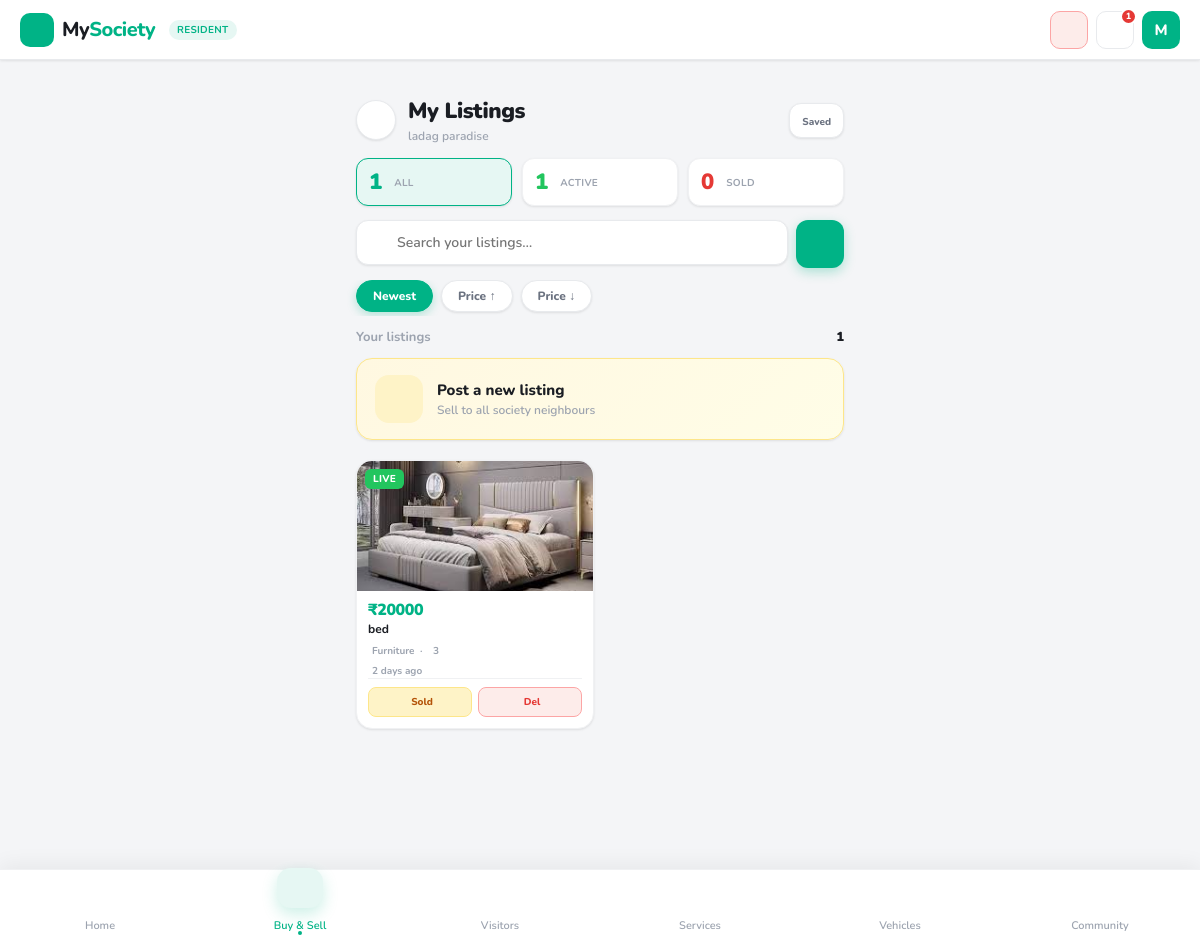
The page /marketplace/my/ (signed in) on the database as committed earlier.
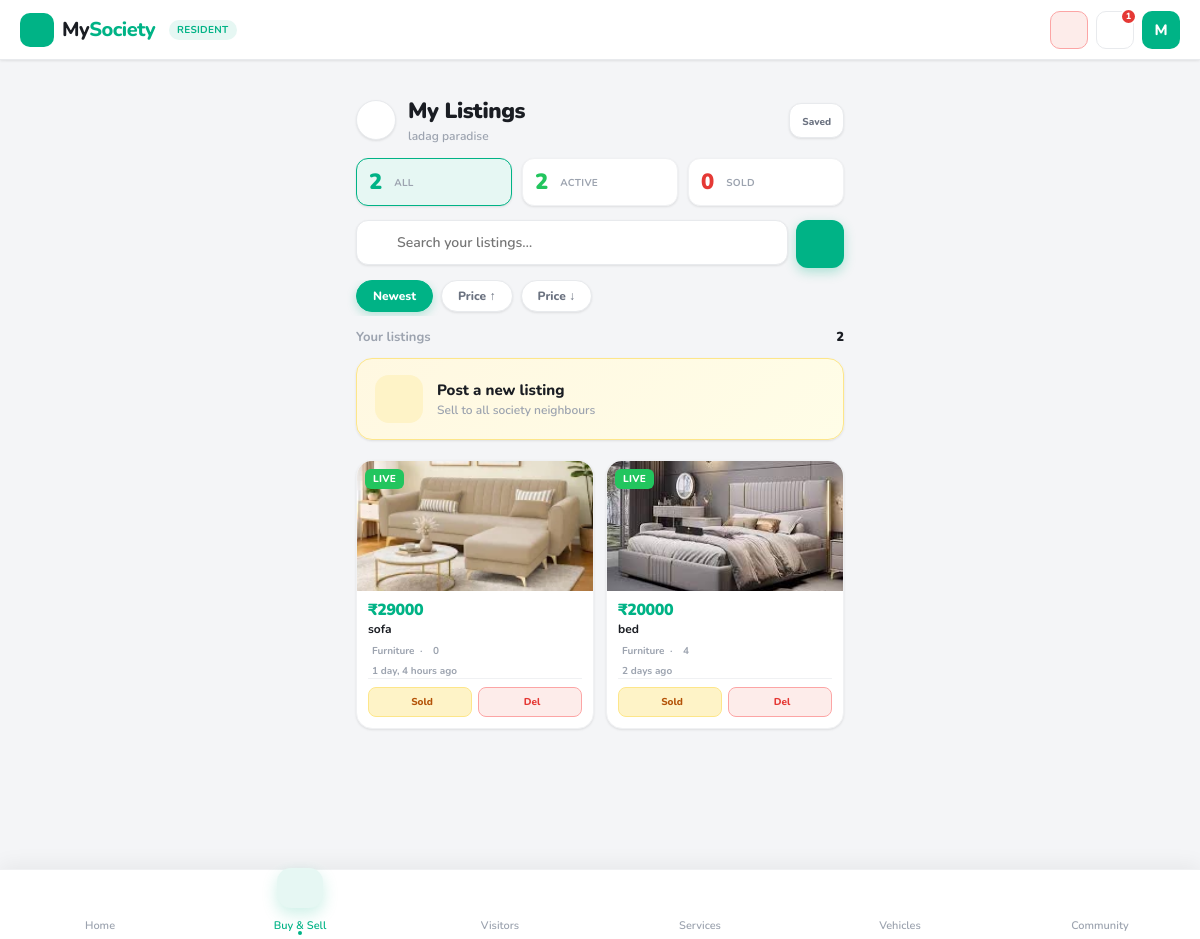
The same page on the database as committed later.
### core/models.py (models this page shows, shortened)
class UserProfile(models.Model):
    ROLE_CHOICES = (
        ('resident', 'Resident'),
        ('guard', 'Guard'),
        ('guard_admin', 'Guard Admin'),
        ('society_admin', 'Society Admin'),
        ('admin', 'Super Admin'),
        ('service_provider', 'Service Provider'),
    )
    STATUS_CHOICES = (
        ('pending', 'Pending'),
        ('approved', 'Approved'),
        ('rejected', 'Rejected'),
    )
    user = models.OneToOneField(User, on_delete=models.CASCADE)
    role = models.CharField(
        max_length=20,
        choices=ROLE_CHOICES
    )
    society = models.ForeignKey(
        Society,
        on_delete=models.SET_NULL,
        null=True,
        blank=True
    )
    apartment = models.ForeignKey(
        Apartment,
        on_delete=models.SET_NULL,
        null=True,
        blank=True
    )
    phone = models.CharField(max_length=15)
    address = models.TextField(blank=True)
    photo       = models.ImageField(upload_to='profiles/photos/',   null=True, blank=True)
    cover_photo = models.ImageField(upload_to='profiles/covers/',   null=True, blank=True)
    work        = models.CharField(max_length=200, blank=True)
    hometown    = models.CharField(max_length=200, blank=True)
    interests   = models.CharField(max_length=500, blank=True,
                                   help_text="Comma-separated list, e.g. Music, Travel, Cricket")
    status = models.CharField(
        max_length=20,
        choices=STATUS_CHOICES,
        default='pending'
    )
    class Meta:
        indexes = [
            models.Index(fields=["role", "status"]),
        ]

class Society(models.Model):
    name = models.CharField(max_length=150)
    address = models.TextField()
    city = models.CharField(max_length=100)
    state = models.CharField(max_length=100)
    society_code = models.CharField(
        max_length=10,
        unique=True,
        editable=False
    )
    created_by = models.ForeignKey(
        User,
        on_delete=models.CASCADE,
        related_name="created_societies"
    )
    is_active = models.BooleanField(default=True)
    created_at = models.DateTimeField(auto_now_add=True)

class Listing(models.Model):
    CATEGORY_CHOICES = [
        ('furniture',   'Furniture'),
        ('food',        'Food'),
        ('services',    'Services'),
        ('home-decor',  'Home Decor'),
        ('electronics', 'Electronics'),
        ('vehicles',    'Vehicles'),
        ('kids-items',  'Kids Items'),
        ('others',      'Others'),
    ]
    STATUS_CHOICES = [
        ('active',   'Active'),
        ('sold',     'Sold'),
        ('inactive', 'Inactive'),
    ]
    society  = models.ForeignKey('Society',   on_delete=models.CASCADE, related_name='listings')
    seller   = models.ForeignKey(User,        on_delete=models.CASCADE, related_name='listings')
    apartment = models.ForeignKey('Apartment', on_delete=models.SET_NULL, null=True, blank=True, related_name='listings')
    category      = models.CharField(max_length=30, choices=CATEGORY_CHOICES, db_index=True)
    title         = models.CharField(max_length=200)
    description   = models.TextField(blank=True)
    price         = models.DecimalField(max_digits=10, decimal_places=2, default=0)
    is_free       = models.BooleanField(default=False)
    is_negotiable = models.BooleanField(default=False)
    contact_number = models.CharField(max_length=15, blank=True)
    image  = models.ImageField(upload_to='marketplace/', null=True, blank=True)
    status = models.CharField(max_length=20, choices=STATUS_CHOICES, default='active', db_index=True)
    views_count     = models.PositiveIntegerField(default=0)
    shortlist_count = models.PositiveIntegerField(default=0)
    created_at = models.DateTimeField(auto_now_add=True)
    updated_at = models.DateTimeField(auto_now=True)
    class Meta:
        ordering = ['-created_at']
        indexes  = [
            models.Index(fields=['society', 'status']),
            models.Index(fields=['category', 'status']),
        ]

### core/views.py (the view)
# urls.py: path('marketplace/my/',                views.my_listings,               name='my_listings'),
@login_required(login_url='login')
def my_listings(request):
    from .models import Listing
    _profile, user_society, _apt = _get_user_profile(request.user)
    q         = request.GET.get('q', '').strip()
    status    = request.GET.get('status', '')       # 'active' | 'sold' | ''
    category  = request.GET.get('category', '')
    sort      = request.GET.get('sort', 'newest')
    min_price = request.GET.get('min_price', '')
    max_price = request.GET.get('max_price', '')
    qs = (
        Listing.objects
        .filter(seller=request.user)
        .select_related('seller', 'society')
    )
    if q:
        qs = qs.filter(Q(title__icontains=q) | Q(description__icontains=q))
    if status in ('active', 'sold'):
        qs = qs.filter(status=status)
    if category:
        qs = qs.filter(category=category)
    qs = _price_filter(qs, min_price, max_price)
    if sort == 'price_asc':   qs = qs.order_by('price')
    elif sort == 'price_desc': qs = qs.order_by('-price')
    else:                       qs = qs.order_by('-created_at')
    context = {
        'listings':         qs,
        'society_name':     user_society.name if user_society else 'Your Society',
        'search_query':     q,
        'current_status':   status,
        'current_category': category,
        'current_sort':     sort,
        'min_price':        min_price,
        'max_price':        max_price,
        'categories':       _build_categories(),
        'total_count':      Listing.objects.filter(seller=request.user).count(),
        'active_count':     Listing.objects.filter(seller=request.user, status='active').count(),
        'sold_count':       Listing.objects.filter(seller=request.user, status='sold').count(),
        'CATEGORY_META':    CATEGORY_META,
    }
    return render(request, 'my_listings.html', context)

### templates/my_listings.html (shortened to what this page needs)
{% extends "base.html" %}
{% block nav_marketplace %}active{% endblock %}
{% block content %}
<div class="ml-page">
  <div class="ml-topbar">
    <a href="{% url 'marketplace' %}" class="back-btn" aria-label="Back">
    </a>
    <div class="ml-topbar-title">
      <h2>My Listings</h2>
      <p>{{ society_name }}</p>
    </div>
    <a href="{% url 'my_shortlists' %}" style="display:flex;flex-direction:column;align-items:center;gap:3px;background:var(--surface);border:1.5px solid var(--border);border-radius:var(--radius-md);padding:8px 12px;cursor:pointer;text-decoration:none;color:var(--text-secondary);box-shadow:var(--shadow-sm);">
      <span style="font-size:10px;font-weight:800;">Saved</span>
    </a>
  </div>
  <div class="stats-strip">
    <a href="?status=&sort={{ current_sort }}&q={{ search_query }}&category={{ current_category }}"
       class="stat-card {% if not current_status %}active{% endif %}">
      <div class="stat-num">{{ total_count }}</div>
      <div class="stat-label">All</div>
    </a>
    <a href="?status=active&sort={{ current_sort }}&q={{ search_query }}&category={{ current_category }}"
       class="stat-card {% if current_status == 'active' %}active{% endif %}">
      <div class="stat-num" style="color:#22c55e;">{{ active_count }}</div>
      <div class="stat-label">Active</div>
    </a>
    <a href="?status=sold&sort={{ current_sort }}&q={{ search_query }}&category={{ current_category }}"
       class="stat-card {% if current_status == 'sold' %}sold-active{% endif %}">
      <div class="stat-num" style="color:var(--sos);">{{ sold_count }}</div>
      <div class="stat-label">Sold</div>
    </a>
  </div>
  <form method="get" id="searchForm" class="ml-search">
    <div class="ml-search-wrap">
      <input type="text" name="q" value="{{ search_query }}"
             placeholder="Search your listings…"
             oninput="debounceSearch(this)">
    </div>
    <button type="button" class="ml-filter-btn" onclick="openModal('filterModal')" aria-label="Filter">
    </button>
  </form>
  <div class="sort-pills">
    <a class="sort-pill {% if current_sort == 'newest' or not current_sort %}active{% endif %}"
       href="?sort=newest&status={{ current_status }}&q={{ search_query }}&category={{ current_category }}">Newest</a>
    <a class="sort-pill {% if current_sort == 'price_asc' %}active{% endif %}"
       href="?sort=price_asc&status={{ current_status }}&q={{ search_query }}&category={{ current_category }}">Price ↑</a>
    <a class="sort-pill {% if current_sort == 'price_desc' %}active{% endif %}"
       href="?sort=price_desc&status={{ current_status }}&q={{ search_query }}&category={{ current_category }}">Price ↓</a>
  </div>
  <div class="count-strip">
    <span class="count-label">
      {% if search_query %}Results for "{{ search_query }}"{% else %}Your listings{% endif %}
    </span>
    <span class="count-num" id="countNum">{{ listings|length }}</span>
  </div>
  <div class="post-cta" onclick="window.location.href='{% url 'marketplace' %}'">
    <div style="width:48px;height:48px;border-radius:14px;background:#fef3c7;display:flex;align-items:center;justify-content:center;font-size:24px;flex-shrink:0;">
    </div>
    <div style="flex:1;">
      <div style="font-size:15px;font-weight:800;color:var(--text-primary);">Post a new listing</div>
      <div style="font-size:12px;color:var(--text-muted);font-weight:600;margin-top:2px;">Sell to all society neighbours</div>
    </div>
  </div>
  {% if listings %}
  <div class="ml-grid" id="listingsGrid">
    {% for item in listings %}
    <div class="listing-card" id="card-{{ item.id }}">
      <div class="lc-img">
        {% if item.image %}
          <img src="{{ item.image.url }}" alt="{{ item.title }}">
        {% endif %}
        {% if item.is_free or item.price == 0 %}
          <div class="lc-badge free-b">FREE</div>
        {% elif item.status == 'sold' %}
          <div class="lc-badge sold-b">SOLD</div>
        {% else %}
          <div class="lc-badge active-b">LIVE</div>
        {% endif %}
      </div>
      <div class="lc-body">
        <div class="lc-price">
          {% if item.is_free or item.price == 0 %}FREE
          {% else %}₹{{ item.price|floatformat:0 }}{% endif %}
        </div>
        <div class="lc-title">{{ item.title }}</div>
        <div class="lc-meta">
          {{ item.get_category_display }}
          &nbsp;·&nbsp;
          {{ item.views_count }}
        </div>
        <div class="lc-meta" style="margin-bottom:0;">
          {{ item.created_at|timesince }} ago
        </div>
        <div class="lc-actions">
          {% if item.status == 'active' %}
          <button class="lc-action-btn sold-btn" onclick="confirmSold({{ item.id }}, '{{ item.title|escapejs }}')">
            <iconify-icon icon="mdi:check-circle-outline" width="13"></iconify-icon>Sold
          </button>
          {% endif %}
          <button class="lc-action-btn del" onclick="confirmDelete({{ item.id }}, '{{ item.title|escapejs }}')">
            <iconify-icon icon="mdi:trash-can-outline" width="13"></iconify-icon>Del
          </button>
        </div>
      </div>
    </div>
    {% endfor %}
  </div>
  {% endif %}
</div>
{% endblock %}

### templates/base.html (shortened to what this page needs)
<!DOCTYPE html>
<html lang="en">
<head>
</head>
<body>
    <header class="header">
        <div class="header-content">
            <a href="" class="logo">
                <div class="logo-icon">
                </div>
                <span class="logo-text">My<span>Society</span></span>
                {% if current_role %}
                <span class="role-badge">{{ current_role }}</span>
                {% endif %}
            </a>
            <div class="header-actions">
                <div class="sos-btn" title="Emergency SOS" onclick="sendSOS()">
                    <span class="iconify" data-icon="mdi:alarm-light-outline"></span>
                </div>
                <a href="{% url 'resident_notifications' %}" class="hdr-btn" title="Notifications">
                    <span class="iconify" data-icon="mdi:bell-outline"></span>
                    {% if notification_count > 0 %}
                    <div class="notif-badge">{{ notification_count }}</div>
                    {% endif %}
                </a>
                <a href="{% url 'profile' %}" class="avatar-btn" title="My Profile">
                    {{ current_user.username|slice:":1"|upper }}
                </a>
            </div>
        </div>
    </header>
    <main class="main-content">
        {% block content %}{% endblock %}
    </main>
    <nav class="bottom-nav">
        {% if current_role == "resident" %}
            <a href="{% url 'resident_dashboard' %}"
               class="nav-item {% block nav_home %}{% endblock %}">
                <div class="nav-icon">
                    <span class="iconify" data-icon="mdi:home-variant-outline"></span>
                </div>
                <span>Home</span>
            </a>
            <a href="{% url 'marketplace' %}"
            class="nav-item {% block nav_marketplace %}{% endblock %}">
                <div class="nav-icon">
                    <span class="iconify" data-icon="mdi:storefront-outline"></span>
                </div>
                <span>Buy &amp; Sell</span>
            </a>
            <a href="{% url 'resident_visitors' %}"
               class="nav-item {% block nav_visitors %}{% endblock %}">
                <div class="nav-icon">
                    <span class="iconify" data-icon="mdi:account-multiple-outline"></span>
                </div>
                <span>Visitors</span>
            </a>
            <a href="{% url 'resident_services' %}"
               class="nav-item {% block nav_services %}{% endblock %}">
                <div class="nav-icon">
                    <span class="iconify" data-icon="mdi:wrench-outline"></span>
                </div>
                <span>Services</span>
            </a>
            <a href="{% url 'resident_vehicles' %}"
               class="nav-item {% block nav_vehicles %}{% endblock %}">
                <div class="nav-icon">
                    <span class="iconify" data-icon="mdi:car-outline"></span>
                </div>
                <span>Vehicles</span>
            </a>
            <a href="{% url 'resident_notices' %}"
               class="nav-item {% block nav_community %}{% endblock %}">
                <div class="nav-icon">
                    <span class="iconify" data-icon="mdi:bulletin-board"></span>
                </div>
                <span>Community</span>
            </a>
        {% endif %}
    </nav>
</body>
</html>

Rows that differ between the two databases and show on the page:
added Listing: image (picture), is_free "LIVE", price "29000", title "sofa", category "Furniture", views_count "0", created_at "1 day, 4 hours"
changed Listing "bed": views_count "3" → "4"
Other text that changed with them:
{{ total_count }}: "1" → "2"
{{ active_count }}: "1" → "2"
{{ listings|length }}: "1" → "2"
